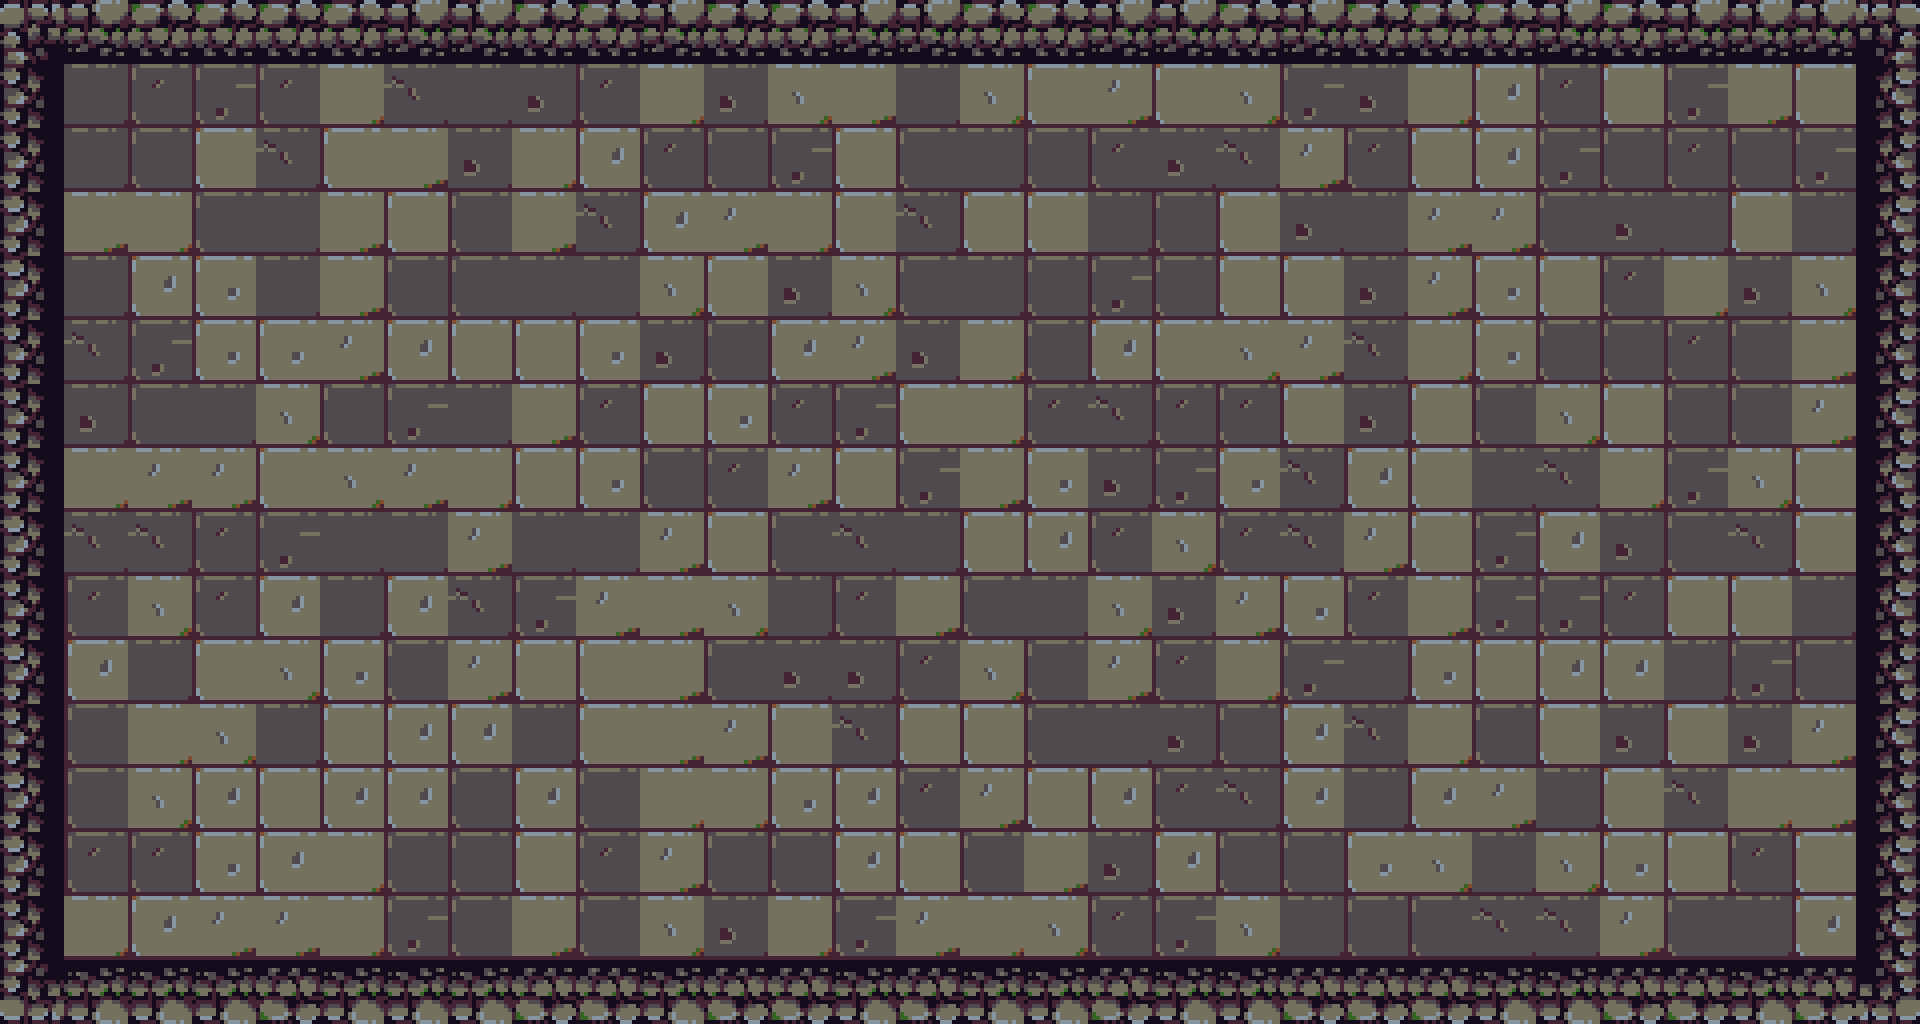

A 2D game scene composited from a Tiled map and its tileset images. What follows is a short description and the map's XML, with every tile layer's data as written:
An orthogonal 30x16 tile map with 64x64 px tiles, 1 tile layer (map), 3 tilesets and 4 objects.

<map version="1.10" tiledversion="1.11.2" orientation="orthogonal" renderorder="left-down" width="30" height="16" tilewidth="64" tileheight="64" infinite="0" nextlayerid="4" nextobjectid="26">
 <tileset firstgid="1" source="../tilesets/[64x64] Dungeon Bricks Shadow.tsx" />
 <tileset firstgid="57" source="../tilesets/[64x64] Dungeon Bricks Plain.tsx" />
 <tileset firstgid="113" source="../tilesets/tileset.tsx" />
 <layer id="1" name="map" width="30" height="16">
  <data encoding="csv">
255,257,256,256,256,256,257,257,256,256,257,256,256,257,257,256,256,257,257,256,257,256,256,256,257,256,257,257,257,258,
295,200,260,239,260,221,240,219,259,260,221,259,261,202,200,261,201,242,222,261,239,259,221,262,260,222,239,202,201,278,
295,200,220,201,240,201,202,259,221,262,260,220,239,222,220,200,199,260,259,240,242,260,201,262,239,220,260,199,239,298,
275,202,221,220,200,202,201,199,202,240,262,242,221,222,240,201,201,219,220,201,259,219,242,242,220,259,219,222,219,278,
275,200,262,241,200,202,199,220,219,200,261,201,259,261,220,219,220,239,220,201,222,259,242,241,222,260,221,259,261,298,
295,240,239,241,241,242,262,201,201,241,259,220,262,242,259,221,220,262,222,261,242,240,221,241,199,220,260,199,202,298,
295,259,220,200,261,199,239,200,202,260,201,241,260,239,222,221,260,240,260,260,222,259,222,199,261,201,199,220,242,278,
295,221,242,242,201,261,242,221,201,241,199,260,242,222,239,202,241,259,239,241,240,262,222,219,240,221,239,261,222,278,
275,240,240,260,239,219,219,242,219,200,242,201,220,240,200,201,262,260,261,260,240,242,201,239,262,259,220,240,201,298,
295,260,261,260,262,219,262,240,239,242,202,261,200,260,202,199,219,261,259,242,241,260,202,239,239,260,222,222,200,278,
275,262,200,201,261,241,220,242,222,222,202,220,259,259,260,261,220,242,260,221,239,200,241,222,262,262,200,239,199,298,
295,220,221,261,200,222,262,262,200,222,202,242,201,240,222,201,199,219,259,199,262,240,221,199,201,259,222,259,242,278,
275,220,261,262,201,262,262,220,262,220,221,221,241,262,260,242,222,262,260,240,262,200,262,242,219,222,240,221,202,298,
275,260,260,241,262,221,199,199,201,260,242,220,199,262,201,220,202,259,262,199,220,241,261,200,261,241,222,260,222,278,
295,221,262,242,242,221,239,220,202,220,261,259,221,239,242,221,261,260,239,261,200,199,220,240,240,242,220,219,262,278,
315,317,317,317,316,317,317,317,316,316,317,316,316,317,316,317,317,316,317,317,316,316,316,317,317,316,316,317,316,318
</data>
 </layer>
 <objectgroup id="2" name="collision" locked="1">
  <object id="2" x="0" y="0" width="1920" height="64">
   <properties>
    <property name="position" value="UP" />
   </properties>
  </object>
  <object id="3" x="1856" y="0" width="64" height="1024">
   <properties>
    <property name="position" value="RIGHT" />
   </properties>
  </object>
  <object id="4" x="0" y="960" width="1920" height="64">
   <properties>
    <property name="position" value="DOWN" />
   </properties>
  </object>
  <object id="10" x="0" y="0" width="64" height="1024">
   <properties>
    <property name="position" value="LEFT" />
   </properties>
  </object>
 </objectgroup>
 <objectgroup id="3" name="door_collision" locked="1" />
</map>
